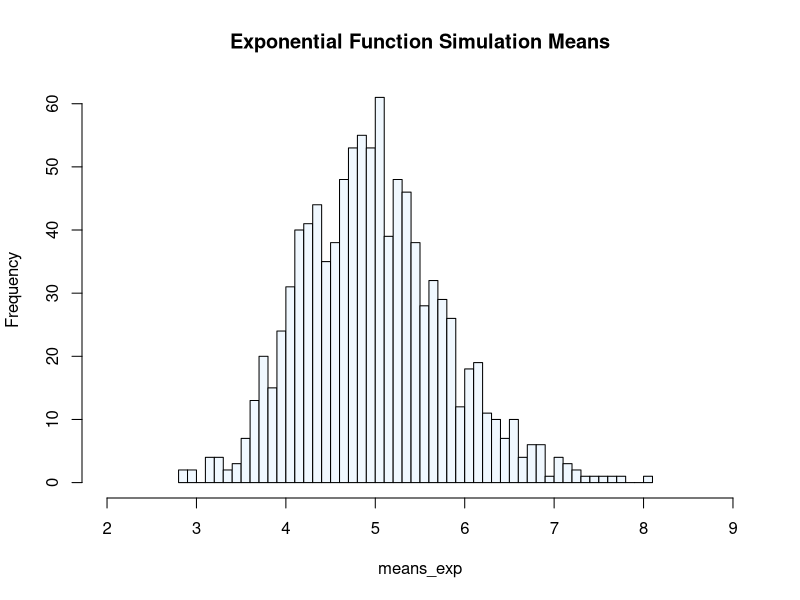
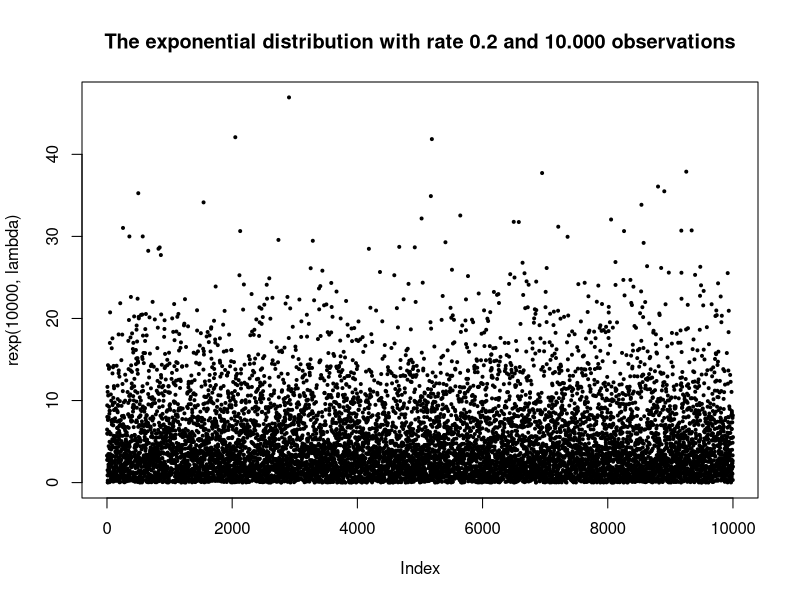

Write the R code that produced these figures, in order.
## ---- chunk 1
# set seed for reproducability
set.seed(2016)

# Set sampling values as described in the project instructions
lambda <- 0.2   # lambda
n <- 40         # number of exponentials
sims <- 1000    # number of simulations

#Run simulations
sim_exp <- replicate(sims, rexp(n, lambda))

#Calc the means of the exponential simulations
means_exp <- apply(sim_exp, 2, mean)

#Histogram of the means
hist(means_exp, breaks=40, xlim = c(2,9), main="Exponential Function Simulation Means", col = "aliceblue")
plot(rexp(10000,lambda), pch=20, cex=0.6, main="The exponential distribution with rate 0.2 and 10.000 observations")
